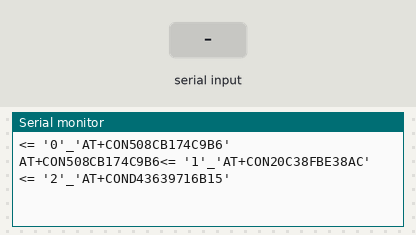
This sketch was run on a simulated Arduino Mega 2560, built with avr-gcc and run on an emulated ATmega2560. Shown: the last lines printed to the serial monitor. The inputs (shaded band) are chosen by the test bench.

Above: at 1.2 s.
1.3 s: "OK+ADC" received over Serial
At 2.1 s:
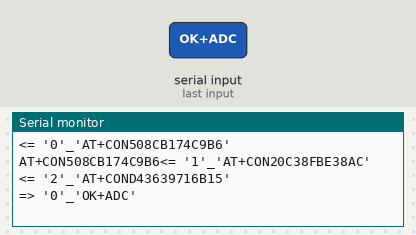
2.8 s: "OK+PIO" received over the second serial link
At 3.3 s:
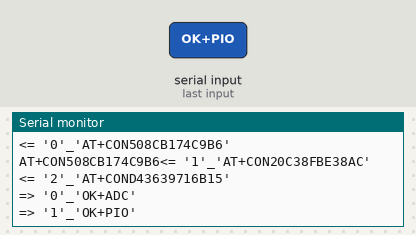
4.3 s: "OK+CONN" received over Serial
At 5.5 s:
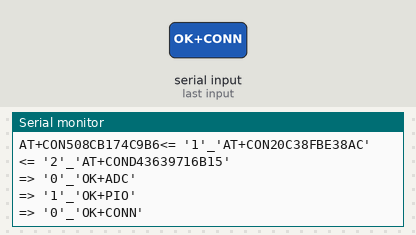
5.8 s: "OK+LOST" received over the second serial link
At 6.8 s:
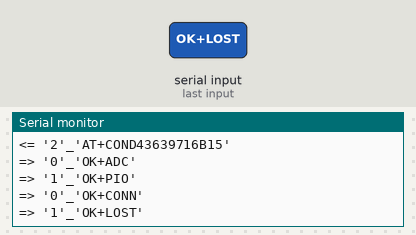
7.3 s: "90,45,200\n" received over Serial
At 8.2 s:
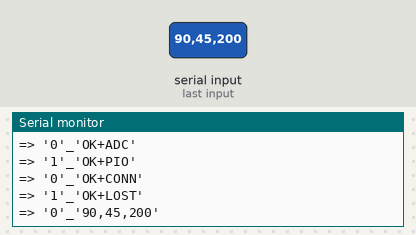
8.8 s: "90,45,200,10\n" received over the second serial link
At 9.6 s:
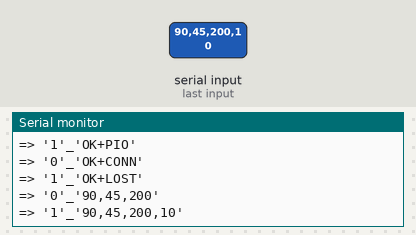

Measured:
- after the input at 1.3 s, the serial monitor: prints a new line at once (image 1)
- after the input at 2.8 s, the serial monitor: prints a new line at once (image 2)
- after the input at 4.3 s, the serial monitor: prints a new line at once (image 3)
- after the input at 5.8 s, the serial monitor: prints a new line at once (image 4)
- after the input at 7.3 s, the serial monitor: prints a new line at once (image 5)
- after the input at 8.8 s, the serial monitor: prints a new line at once (image 6)

The sketch:

ArduinoV2.ino
```cpp
#define ShowComData

String SlaveID[] = {"508CB174C9B6", "20C38FBE38AC", "D43639716B15"}; //The MAC id of the slave(s)
const int AmountOfSlaves = sizeof(SlaveID) / sizeof(String);

const byte AmountOfMasters = 3;
bool CurentlyConnected[AmountOfMasters];  //If we are succesfully connected or not
byte LastPinHEX[AmountOfMasters];      //Last known HEX states of the slave
byte Mode[AmountOfMasters];               //Current mode of the masters
String CurentlyMac[AmountOfMasters];      //To what slave each master is connected to
static byte TempModeValue[AmountOfMasters]; //A slot to store a value though lopes per master, Like pin state 'HIGH'
unsigned long ModeTimeOutAt[AmountOfMasters];
//Mode 0=nothing
#define ModeDisconnect 1
#define ModeConnect 2
#define ModeReadpin 3
#define ModeSetPin 4

void setup() {
  Serial.begin(115200);                                             //Start Serial connection PC
  Serial1.begin(115200);                                            //Start Serial connection BLE Master 1
  Serial2.begin(115200);                                            //Start Serial connection BLE Master 2
  Serial3.begin(115200);                                            //Start Serial connection BLE Master 3
}

void loop() {
  String TempRecieved;
  for (byte i = 0; i < AmountOfMasters; i++) {    //For each master
    TempRecieved = CheckSerial(i);
    if (TempRecieved != "") {
      ModeCheck(TempRecieved, i);           //TempRecieved = new data to process
    }
    if (ModeTimeOutAt[i] > 0) {              //If we have a time-out timer
      if (millis() > ModeTimeOutAt[i]) {     //If time-outed
        if (Mode[i] == ModeDisconnect)
          Serial.println("Disconnect Timed-Out");
        if (Mode[i] == ModeConnect)
          Serial.println("Connect Timed-Out");
        if (Mode[i] == ModeReadpin)
          Serial.println("ReadPin Timed-Out");
        if (Mode[i] == ModeSetPin)
          Serial.println("SetPin Timed-Out");
        ModeTimeOutAt[i] = 0;
        Mode[i] = 0;
      }
    }
  }
  DoAnUpdate();
  yield();
  delay(1);
}


void DoAnUpdate() { //RUNS AT CLOCK SPEED!
  //your code

  for (byte i = 0; i < AmountOfMasters; i++) {    //For each master
    if (Mode[i] == 0) {                           //if doing nothing
      if (!CurentlyConnected[i]) {                //if not connected
        ConnectTo(SlaveID[i], i);                 //connect
      }
    }
  }
}


void PinChanged(byte pin, byte state, byte MasterID) {                             //This code is called when a BLE module send a pin update state
  //We only get updates when a pin is high. So when all are low we won't recieve this (Altough next update I do send a low update if posible). (update speed = AT+CYC## in sec)
#ifdef ShowComData
  Serial.println("PinChanged " + String(pin) + " to " + String(state) + " MasterID " + String(MasterID));
#endif //ShowComData
}
```

Functions.ino
```cpp
void ConnectTo(String Mac, byte MasterID) {
  CurentlyConnected[MasterID] = false;    //just in case
  SendSerial("AT+CON" + Mac, MasterID);
  ChangeMode(MasterID, ModeConnect, 11000);
  CurentlyMac[MasterID] = Mac;      //Mark the slave to this MasterID
}
void Disconnect(byte MasterID) {
  SendSerial("AT", MasterID);
  CurentlyConnected[MasterID] = false;    //just in case
  ChangeMode(MasterID, ModeDisconnect, 500);
}
void SetPin(String pin, byte state, byte MasterID) {
  SendSerial("AT+PIO" + String(pin) + String(state), MasterID);
  ChangeMode(MasterID, ModeSetPin, 1000);
  TempModeValue[MasterID] = state;
}
void ReadPin(String pin, byte MasterID) {
  //Will call 'PinChanged' with the answer
  SendSerial("AT+ADC" + pin + "?", MasterID);
  ChangeMode(MasterID, ModeReadpin, 1000);
}
void ChangeMode(byte MasterID, byte ModeSetTo, int TimeMS) {
  Mode[MasterID] = ModeSetTo;
  ModeTimeOutAt[MasterID] = millis() + TimeMS;
}
void ModeCheck(String Data, byte MasterID) {
  if (Mode[MasterID] == ModeReadpin) {
    if (Data.length() >= 8)
      if (Data.substring(0, 6) == "OK+ADC") {
        PinChanged(Data.substring(7).toInt(), Data.substring(8).toInt(), MasterID);
        Mode[MasterID] = 0;                       //Flag we are done
      }
  } else if (Mode[MasterID] == ModeSetPin) {             //If we where in the right mode
    if (Data.length() >= 8) {
      if (Data.substring(0, 6) == "OK+PIO") {
        if (TempModeValue[MasterID] != Data.substring(8).toInt())
          Serial.println("SetPin failed '" + String(TempModeValue[MasterID]) + "' but in '" + Data.substring(8) + "'");
        Mode[MasterID] = 0;                       //Flag we are done
      }
    }
  }
}
void SendSerial(String Text, byte MasterID) {

#ifdef ShowComData
  Serial.println("<= '" + String(MasterID) + "'_'" + Text + "'");
#endif //ShowComData
  if (MasterID == 0) {
    Serial.print(Text);
  } else if (MasterID == 1) {
    Serial1.print(Text);
  } else if (MasterID == 2) {
    Serial2.print(Text);
  } else if (MasterID == 3) {
    Serial3.print(Text);
  }
}
String CheckSerial(byte MasterID) {
  String TempSerialData = "";
  if (MasterID == 0) {
    while (Serial.available()) {
      delay(2);
      TempSerialData += char(Serial.read());
    }
  } else if (MasterID == 1) {
    while (Serial1.available()) {
      delay(2);
      TempSerialData += char(Serial1.read());
    }
  } else if (MasterID == 2) {
    while (Serial2.available()) {
      delay(2);
      TempSerialData += char(Serial2.read());
    }
  } else if (MasterID == 3) {
    while (Serial3.available()) {
      delay(2);
      TempSerialData += char(Serial3.read());
    }
  }
  if (TempSerialData != "") {
    TempSerialData.trim();                                      //Remove spaces
    TempSerialData.replace(String(char(10)), "");               //Remove /n
    TempSerialData.replace(String(char(13)), "");               //Remove /r

    if (TempSerialData == "OK+CONN") {                      //Connected
      CurentlyConnected[MasterID] = true;                       //Flag we are connected
      if (Mode[MasterID] == ModeConnect)                        //If we where in the right mode
        ModeTimeOutAt[MasterID] = 0;                            //Stop (reset) Time-out timer
    } else if (TempSerialData == "OK+LOST") {               //Disconnected
      CurentlyConnected[MasterID] = false;
      if (Mode[MasterID] == ModeDisconnect)                     //If we where in the right mode
        ModeTimeOutAt[MasterID] = 0;                            //Stop (reset) Time-out timer
    } else if (TempSerialData.length() >= 9) {              //PinChange 'OK+Col:01'
      if (TempSerialData.substring(0, 6) == "OK+Col") {
        byte TempPinHEX = TempSerialData.substring(7, 9).toInt();   //Get current bit status
        byte ChangedPins = ~(TempPinHEX ^ (~LastPinHEX[MasterID])); //Calculate all bits that are updated (Bitwise Xor + inverse)
        LastPinHEX[MasterID] = TempPinHEX;                      //Save status so we can calculate updated bits next time
        for (int i = 0; i <= 8; i++) {                          //For each bit
          if (bitRead(ChangedPins, i))                          //If this bit is not the same as before
            PinChanged(11 - i, bitRead(TempPinHEX, i), MasterID);
        }
      }
    }
#ifdef ShowComData
    Serial.println("=> '" + String(MasterID) + "'_'" + TempSerialData + "'");
#endif //ShowComData
  }
  return TempSerialData;
}
```
